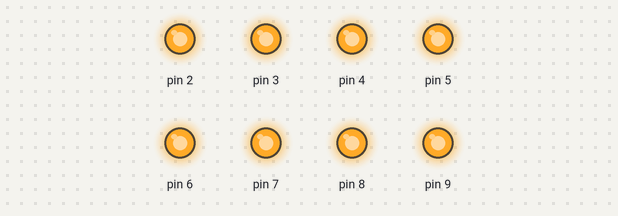
This sketch was run on a simulated Arduino Uno, built with avr-gcc and run on an emulated ATmega328P. Parts: output pins drawn as LEDs (lit = HIGH).

Above: at 0.5 s.
At 3.5 s:
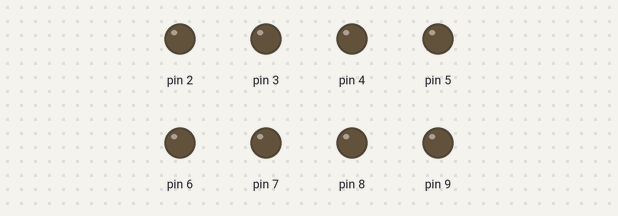
Timing chart, 0 to 4.6 s (numbered marks = the images above):
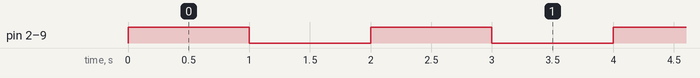

The sketch:

sketch_dec06a.ino
```cpp
int j = LOW;
  int i;

void setup() {
  Serial.begin(9600);
  for (i=2; i< 10; i++) {
    pinMode(i, OUTPUT);
  }
}

void loop() {
  if (j == LOW) {
    j = HIGH;
  }else{
    j = LOW;
  }
  for (i=2; i< 10; i++) {
    digitalWrite(i, j);
  }
  delay(1000);
}
```

Measured:
- by itself, pin 2–9: alternates HIGH for 1.0 s and LOW for 1.0 s
